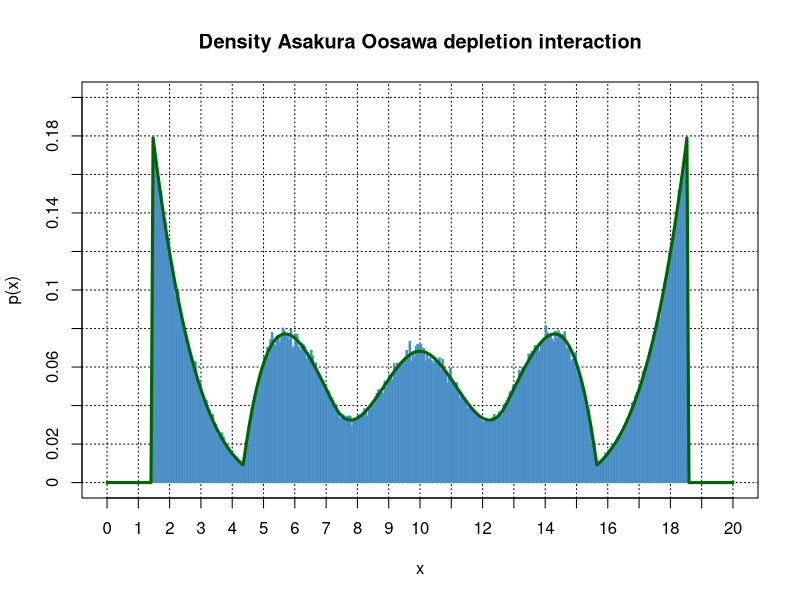

Source code (R):
# __________________________________________________________________________________________________
# 
# autor: Pedro Guarderas
# email: ajusworkopensource@gmail.com
# file: session_24.R
# 
# This program is free software; you can redistribute it and/or modify it under the 
# terms of the GNU General Public License as published by the Free Software Foundation; 
# either version 2 of the License, or (at your option) any later version.
# __________________________________________________________________________________________________


# __________________________________________________________________________________________________
# Asakura Oosawa depletion interaction

s<-1.45
N<-5
M<-50000
L<-20

A<-L - 2 * N * s
y<-matrix( runif( N * M, 0, A ), M, N )
y<-t( apply( y, 1, FUN = sort ) )
x<-t( apply( y, 1, FUN = function( x ) x + ( 2 * 0:(N-1) + 1 ) * s ) )
z<-rep( 0, N )

X<-as.vector( x )

Z<-function( N, L, s ) {
  z<-0
  if ( L > 2 * N * s ) {
    z<-( L - 2 * N * s )^N 
  }
  return( z )
}

rho<-function( k, x, N, L, s ) {
  return( choose( N - 1, k ) * Z( k, x - s, s ) * Z( N - 1 - k, L - x - s, s ) )
}

p<-function( x, N, L, s ) {
  return( sum( sapply( 0:(N-1), FUN = rho, x, N, L, s )  ) / Z( N, L, s ) ) 
}

x<-seq(0,L,length.out = 300 )
pr<-sapply( x, FUN = p, N, L, s )

xs<-seq( 0, L, length.out = 21 )
ys<-seq( 0, 0.2, length.out = 11 )
plot( x, pr, col = 'red3', type = 'n', lwd = 3, main = 'Density Asakura Oosawa depletion interaction',
      xlab = 'x', ylab = 'p(x)', xaxt = 'n', yaxt = 'n', xlim = c( 0, L ), ylim = c( 0, 0.2 ),
      panel.first = { 
        axis( 1, at=xs, labels = xs )
        axis( 2, at=ys, labels = ys )
        abline( v = xs, col = 'black', lwd = 1, lty = 3 )
        abline( h = ys, col = 'black', lwd = 1, lty = 3 )
      } )
hist( X, breaks = 250, freq = FALSE, col = 'steelblue', border = 'steelblue3', add = TRUE )
points( x, pr, col = 'darkgreen', type = 'l', lwd = 3 )
